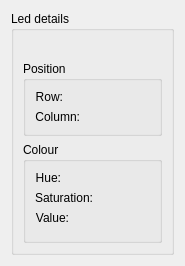
<?xml version="1.0" encoding="UTF-8"?>
<ui version="4.0">
 <class>LedDetailsWidget</class>
 <widget class="QWidget" name="LedDetailsWidget">
  <property name="geometry">
   <rect>
    <x>0</x>
    <y>0</y>
    <width>185</width>
    <height>266</height>
   </rect>
  </property>
  <property name="sizePolicy">
   <sizepolicy hsizetype="Preferred" vsizetype="Fixed">
    <horstretch>0</horstretch>
    <verstretch>0</verstretch>
   </sizepolicy>
  </property>
  <property name="minimumSize">
   <size>
    <width>185</width>
    <height>266</height>
   </size>
  </property>
  <property name="maximumSize">
   <size>
    <width>185</width>
    <height>266</height>
   </size>
  </property>
  <property name="windowTitle">
   <string>Form</string>
  </property>
  <layout class="QHBoxLayout" name="horizontalLayout">
   <item>
    <widget class="QGroupBox" name="groupBox">
     <property name="title">
      <string>Led details</string>
     </property>
     <layout class="QVBoxLayout" name="verticalLayout">
      <item>
       <widget class="QLabel" name="ledNumber">
        <property name="text">
         <string/>
        </property>
       </widget>
      </item>
      <item>
       <widget class="QGroupBox" name="positionGroupBox">
        <property name="minimumSize">
         <size>
          <width>0</width>
          <height>0</height>
         </size>
        </property>
        <property name="maximumSize">
         <size>
          <width>16777215</width>
          <height>16777215</height>
         </size>
        </property>
        <property name="title">
         <string>Position</string>
        </property>
        <layout class="QFormLayout" name="formLayout_2">
         <property name="fieldGrowthPolicy">
          <enum>QFormLayout::FieldsStayAtSizeHint</enum>
         </property>
         <item row="0" column="0">
          <widget class="QLabel" name="label_7">
           <property name="text">
            <string>Row:</string>
           </property>
           <property name="alignment">
            <set>Qt::AlignRight|Qt::AlignTrailing|Qt::AlignVCenter</set>
           </property>
          </widget>
         </item>
         <item row="0" column="1">
          <widget class="QLabel" name="ledRow">
           <property name="text">
            <string/>
           </property>
          </widget>
         </item>
         <item row="1" column="1">
          <widget class="QLabel" name="ledColumn">
           <property name="text">
            <string/>
           </property>
          </widget>
         </item>
         <item row="1" column="0">
          <widget class="QLabel" name="label_8">
           <property name="text">
            <string>Column:</string>
           </property>
           <property name="alignment">
            <set>Qt::AlignRight|Qt::AlignTrailing|Qt::AlignVCenter</set>
           </property>
          </widget>
         </item>
        </layout>
       </widget>
      </item>
      <item>
       <widget class="QGroupBox" name="colourGroupBox">
        <property name="minimumSize">
         <size>
          <width>113</width>
          <height>101</height>
         </size>
        </property>
        <property name="maximumSize">
         <size>
          <width>16777215</width>
          <height>101</height>
         </size>
        </property>
        <property name="title">
         <string>Colour</string>
        </property>
        <layout class="QFormLayout" name="formLayout">
         <item row="0" column="0">
          <widget class="QLabel" name="label_4">
           <property name="text">
            <string>Hue:</string>
           </property>
           <property name="alignment">
            <set>Qt::AlignRight|Qt::AlignTrailing|Qt::AlignVCenter</set>
           </property>
          </widget>
         </item>
         <item row="0" column="1">
          <widget class="QLabel" name="ledHue">
           <property name="text">
            <string/>
           </property>
          </widget>
         </item>
         <item row="1" column="1">
          <widget class="QLabel" name="ledSaturation">
           <property name="text">
            <string/>
           </property>
          </widget>
         </item>
         <item row="2" column="0">
          <widget class="QLabel" name="label_6">
           <property name="text">
            <string>Value:</string>
           </property>
           <property name="alignment">
            <set>Qt::AlignRight|Qt::AlignTrailing|Qt::AlignVCenter</set>
           </property>
          </widget>
         </item>
         <item row="2" column="1">
          <widget class="QLabel" name="ledValue">
           <property name="text">
            <string/>
           </property>
          </widget>
         </item>
         <item row="1" column="0">
          <widget class="QLabel" name="label_5">
           <property name="text">
            <string>Saturation:</string>
           </property>
           <property name="alignment">
            <set>Qt::AlignRight|Qt::AlignTrailing|Qt::AlignVCenter</set>
           </property>
          </widget>
         </item>
        </layout>
       </widget>
      </item>
     </layout>
     <zorder>ledNumber</zorder>
     <zorder>colourGroupBox</zorder>
     <zorder>positionGroupBox</zorder>
     <zorder>label_5</zorder>
     <zorder>label_5</zorder>
    </widget>
   </item>
  </layout>
 </widget>
 <resources/>
 <connections/>
</ui>
